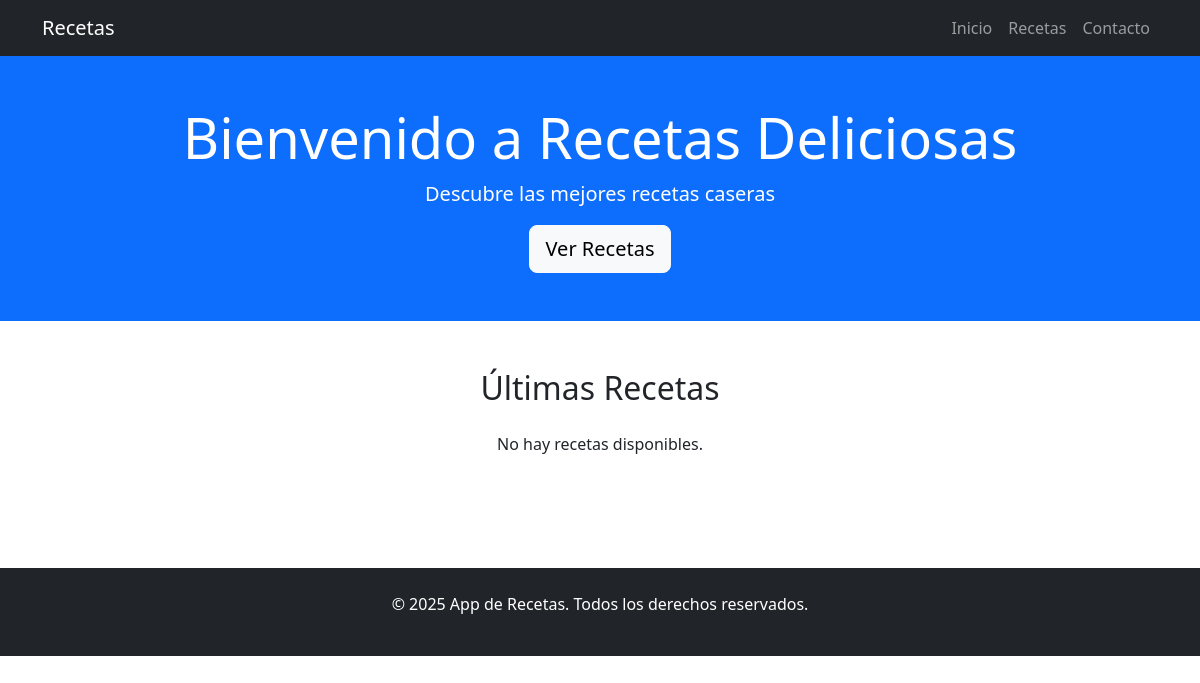
The app's page /, older data.
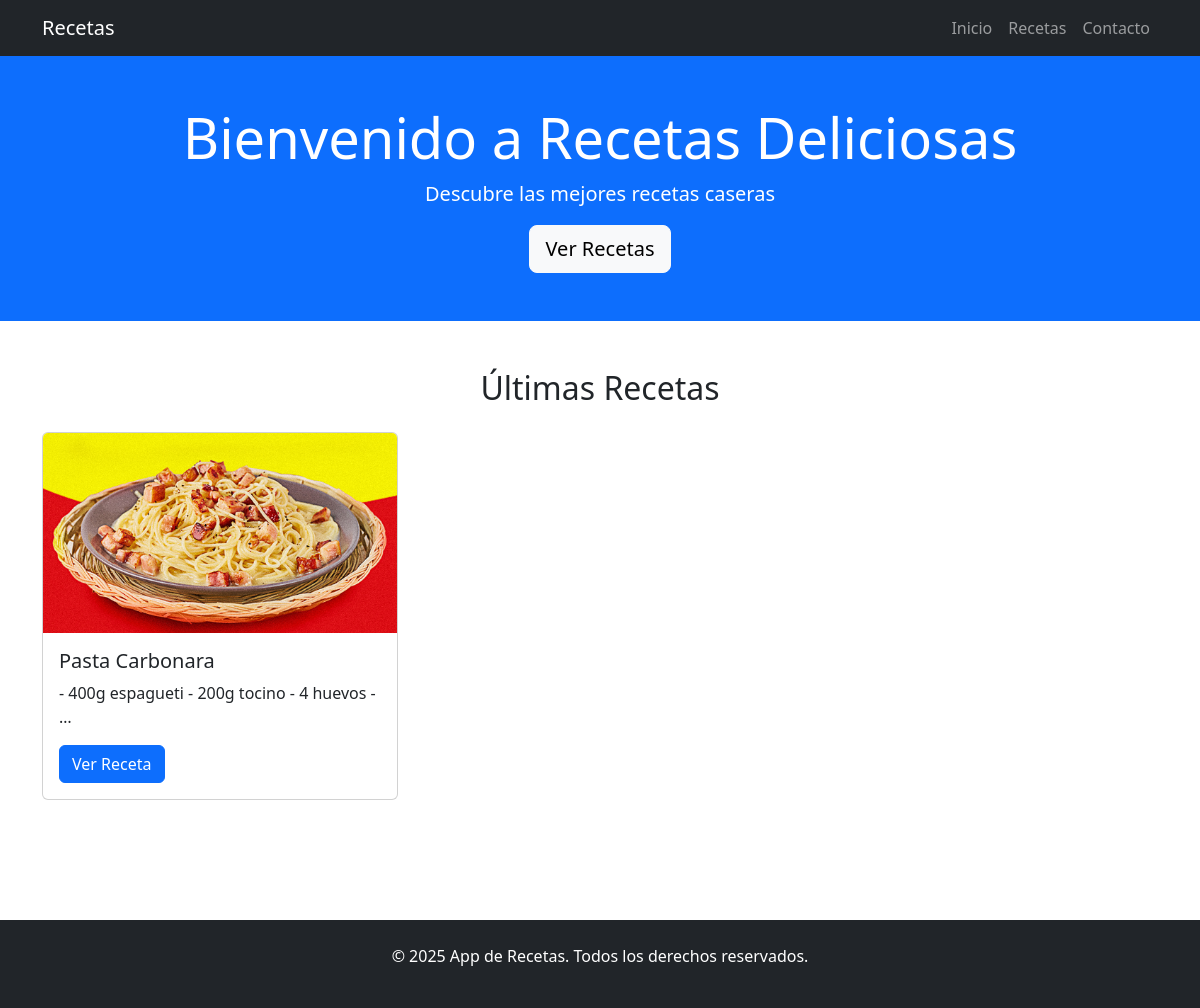
The same page, newer data.
### recetas/models.py (models this page shows, shortened)
class Receta(models.Model):
    nombre = models.CharField(max_length=200)
    ingredientes = models.TextField()
    instrucciones = models.TextField()
    imagen = models.ImageField(upload_to='recetas/')

### recetas/views.py (the view)
# urls.py: path('', views.inicio, name='inicio'),
def inicio(request):
    recetas = Receta.objects.all()[:3]
    return render(request, 'recetas/inicio.html', {'recetas': recetas})

### templates/recetas/inicio.html
{% extends 'base.html' %}
{% load static %}
{% block content %}
<div class="jumbotron bg-primary text-white py-5">
    <div class="container text-center">
        <h1 class="display-4">Bienvenido a Recetas Deliciosas</h1>
        <p class="lead">Descubre las mejores recetas caseras</p>
        <a class="btn btn-light btn-lg" href="{% url 'recetas:lista_recetas' %}">Ver Recetas</a>
    </div>
</div>
<div class="container my-5">
    <h2 class="text-center mb-4">Últimas Recetas</h2>
    {% if recetas %}
        <div class="row">
            {% for receta in recetas %}
            <div class="col-md-4 mb-4">
                <div class="card">
                    {% if receta.imagen %}
                        <img src="{{ receta.imagen.url }}" class="card-img-top" alt="{{ receta.nombre }}">
                    {% endif %}
                    <div class="card-body">
                        <h5 class="card-title">{{ receta.nombre }}</h5>
                        <p class="card-text">{{ receta.ingredientes|truncatewords:10 }}</p>
                        <a href="{% url 'recetas:detalle_receta' receta.pk %}" class="btn btn-primary">Ver Receta</a>
                    </div>
                </div>
            </div>
            {% endfor %}
        </div>
    {% else %}
        <p class="text-center">No hay recetas disponibles.</p>
    {% endif %}
</div>
{% endblock %}

Row changes from the older to the newer data that the page shows:
added Receta: imagen (picture), nombre "Pasta Carbonara", ingredientes "- 400g espagueti - 200g tocino - 4 huevos - …"
Text that changed along with them:
text no longer shown: "No hay recetas disponibles."
